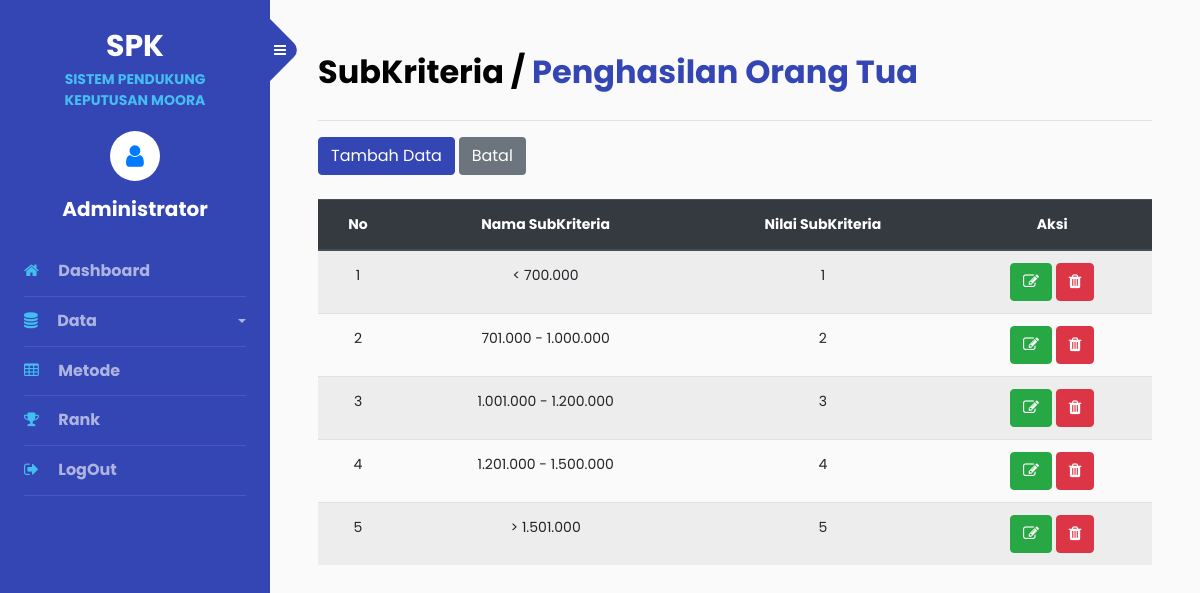
/admin/subkriteria.php?id_kriteria=11 (signed in), run on the app's committed database.
### tables this page shows
CREATE TABLE `tbl_akun` (
  `id_akun` int(11) NOT NULL,
  `nama_lengkap` varchar(50) NOT NULL,
  `username` varchar(50) NOT NULL,
  `password` varchar(30) NOT NULL
);

CREATE TABLE `tbl_kriteria` (
  `id_kriteria` int(11) NOT NULL,
  `nama_kriteria` varchar(30) NOT NULL,
  `bobot_kriteria` double NOT NULL,
  `tipe_kriteria` varchar(10) NOT NULL
);

CREATE TABLE `tbl_subkriteria` (
  `id_subkriteria` int(11) NOT NULL,
  `id_kriteria` int(11) NOT NULL,
  `nama_subkriteria` varchar(50) NOT NULL,
  `nilai_subkriteria` int(11) NOT NULL
);

### admin/subkriteria.php (the view, shortened to what this page needs)
<?php
include "../asset/conn/config.php";
include "header.php";
$query = "SELECT * FROM tbl_kriteria WHERE id_kriteria='$_GET[id_kriteria]'";
$stm = $conn->query($query);
$data = $stm->fetch_assoc();
?>
<h2 class="mb-4 font-weight-bolder">SubKriteria /
    <a href="kriteria.php"><?= $data['nama_kriteria'] ?></a>
</h2>
<hr>
<a href="subkriteria-simpan.php?id_kriteria=<?= $_GET['id_kriteria'] ?>" class="btn btn-primary mb-4"></i>Tambah Data</a>
<a href="kriteria.php" class="btn badge-secondary mb-4">Batal</a>
<table class="table table-striped">
    <thead class="thead-dark">
        <tr>
            <th class="text-center">No</th>
            <th class="text-center">Nama SubKriteria</th>
            <th class="text-center">Nilai SubKriteria</th>
            <th class="text-center">Aksi</th>
        </tr>
    </thead>
    <?php
    $sql = "SELECT * FROM tbl_subkriteria WHERE id_kriteria='$_GET[id_kriteria]' ORDER BY id_subkriteria";
    $stm = $conn->query($sql);
    $no = 1;
    while ($a = $stm->fetch_assoc()) {
    ?>
        <tr>
            <td class="text-center"><?= $no++ ?></td>
            <td class="text-center"><?= $a['nama_subkriteria'] ?></td>
            <td class="text-center"><?= $a['nilai_subkriteria'] ?></td>
            <td class="text-center"><a href="subkriteria-ubah.php?id_kriteria=<?= $a['id_kriteria'] ?>
            &id_subkriteria=<?= $a['id_subkriteria'] ?>" class="btn btn-success"><i class="fa fa-pencil-square-o" aria-hidden="true"></i></a>
                <a href="subkriteria.php?id_kriteria=<?= $a['id_kriteria'] ?>&id_subkriteria=<?= $a['id_subkriteria'] ?>&aksi=hapus" class="btn btn-danger"><i class="fa fa-trash" aria-hidden="true"></i></a>
            </td>
        </tr>
    <?php } ?>
</table>

### admin/header.php (shortened to what this page needs)
<?php
include "../asset/conn/config.php";
$query = "SELECT * FROM tbl_akun WHERE id_akun ='$_SESSION[id_akun]'";
$stm = $conn->query($query);
$row = $stm->fetch_assoc();
?>
<!Doctype html>
<html lang="en">
<head>
	<link rel="stylesheet" href="https://stackpath.bootstrapcdn.com/font-awesome/4.7.0/css/font-awesome.min.css">
	<link rel="stylesheet" href="../asset/sidebar/css/style.css">
</head>
<body>
	<div class="wrapper d-flex align-items-stretch">
		<nav id="sidebar">
			<div class="custom-menu">
				<button type="button" id="sidebarCollapse" class="btn btn-primary">
					<i class="fa fa-bars"></i>
				</button>
			</div>
			<div class="p-4">
				<h1><a href="index.php" class="logo">SPK <span>SISTEM PENDUKUNG KEPUTUSAN MOORA</span>
					</a></h1>
				<div class="user-icon-container">
					<div class="user-icon">
						<span class="fa fa-user text-primary"></span>
					</div>
					<div class="user-text font-weight-bolder">
						<?= $row['nama_lengkap'] ?>
					</div>
				</div>
				<ul class="list-unstyled components mb-5">
					<li>
						<a href="index.php" class="font-weight-bolder"><span class="fa fa-home mr-3"></span> Dashboard</a>
					</li>
					<li>
						<a id="dataDropdown" data-toggle="collapse" aria-expanded="false" class="dropdown-toggle font-weight-bolder">
							<span class="fa fa-database mr-3"></span> Data
						</a>
					</li>
					<li>
						<a href="metode.php" class="font-weight-bolder"><span class="fa fa-table mr-3"></span> Metode</a>
					</li>
					<li>
						<a href="rank.php" class="font-weight-bolder"><span class="fa fa-trophy mr-3"></span> Rank</a>
					</li>
					<li>
						<a href="logout.php" class="font-weight-bolder"><span class="fa fa-sign-out mr-3"></span> LogOut</a>
					</li>
				</ul>
			</div>
		</nav>
		<div id="content" class="p-4 p-md-5 pt-5">
</body>
</html>

### admin/header.php (style rules this page uses)
.user-icon-container { display: flex; flex-direction: column; align-items: center; margin: 20px; }
.user-icon { width: 50px; height: 50px; background-color: #fff; border-radius: 50%; display: flex; align-items: center; justify-content: center; font-size: 25px; color: #555; }
.user-text { margin-top: 10px; font-size: 20px; text-align: center; }
.logo { text-align: center; display: block; margin: 0 auto; }
h1 { text-align: center; }
.logo span { display: block; font-size: 16px; }

### data on the page
tbl_akun: nama_lengkap "Administrator"
tbl_kriteria: nama_kriteria "Penghasilan Orang Tua"
tbl_subkriteria: nama_subkriteria "< 700.000", nilai_subkriteria "1"
tbl_subkriteria: nama_subkriteria "701.000 - 1.000.000", nilai_subkriteria "2"
tbl_subkriteria: nama_subkriteria "1.001.000 - 1.200.000", nilai_subkriteria "3"
tbl_subkriteria: nama_subkriteria "1.201.000 - 1.500.000", nilai_subkriteria "4"
tbl_subkriteria: nama_subkriteria "> 1.501.000", nilai_subkriteria "5"
